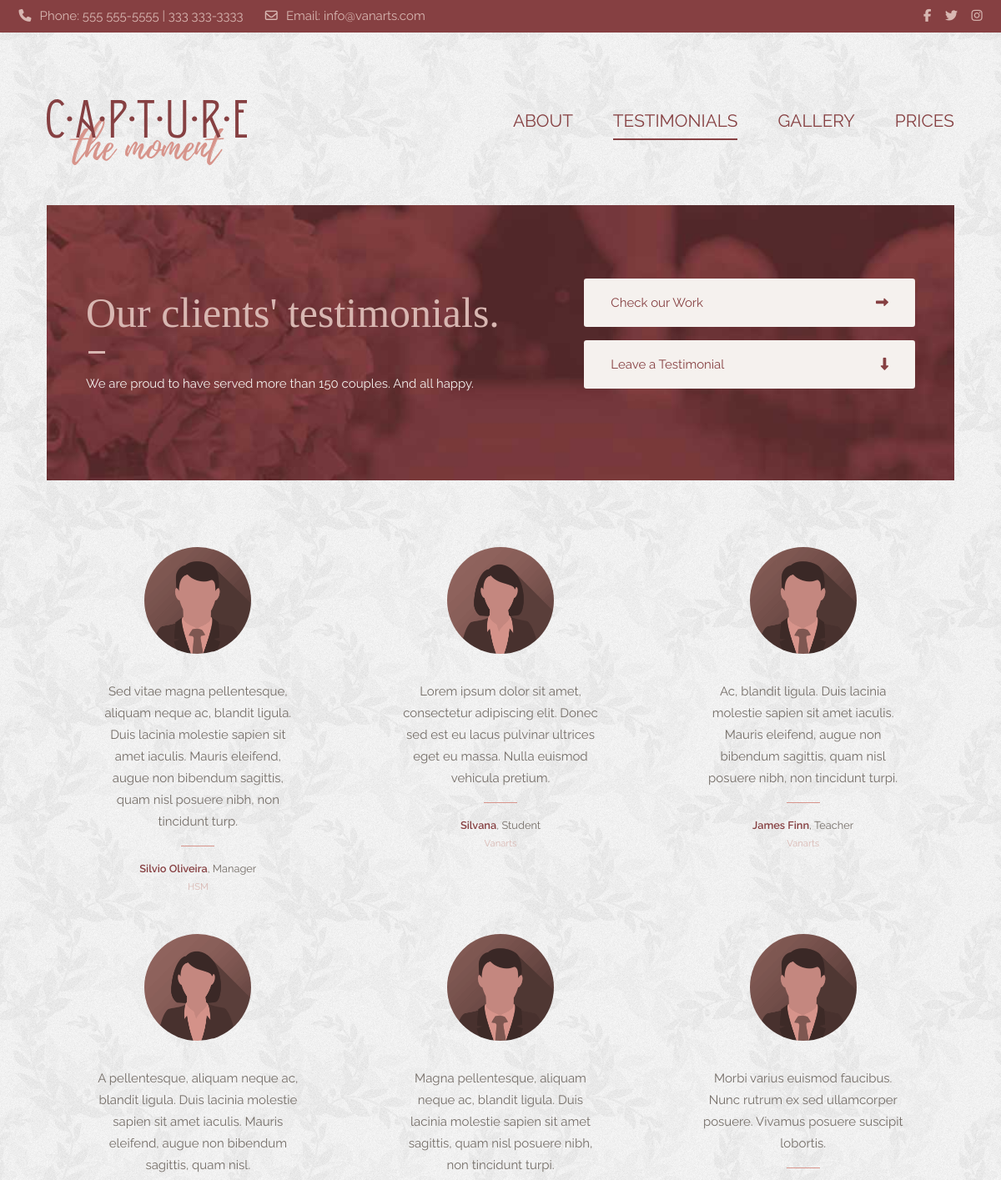
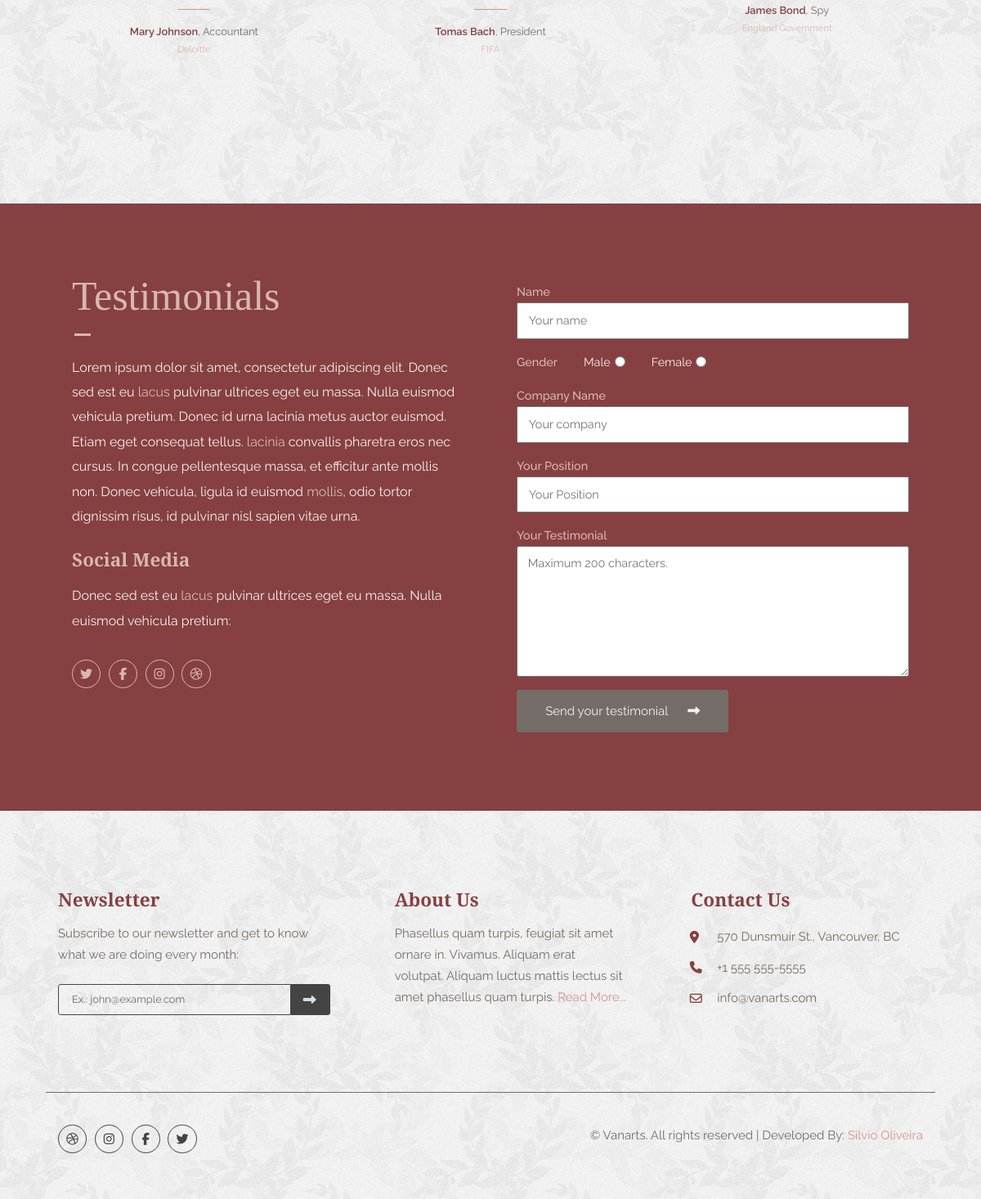
Screenshot of /testimonials.php with the database file from the repository (2 pictures, top to bottom).
### tables this page shows
CREATE TABLE IF NOT EXISTS `testimonial_tb` (
  `id` int(11) NOT NULL,
  `name` varchar(40) NOT NULL,
  `gender` tinyint(1) NOT NULL,
  `company` varchar(40) NOT NULL,
  `position` varchar(40) NOT NULL,
  `testimonial` text NOT NULL
);

### testimonials.php (the view, shortened to what this page needs)
<?php $name="testimonials"; include "partials/header.php"; ?>
            <div class="banner-wrapper">
                <div class="row banner-container">
                    <div class="small-12 medium-7 column">
                        <h2>Our clients' testimonials.</h2>
                        <hr class='bar'>
                        <p>We are proud to have served more than 150 couples. And all happy.</p>
                    </div>
                    <div class="small-12 medium-5 column banner-btn-container">
                        <ul class="btn-container">
                            <li>
                                <a href="gallery.php">
                                    Check our Work
                                    <i class="fa fa-long-arrow-right"></i>
                                </a>
                            </li>
                            <li>
                                <a href="#leave-testimonial">
                                    Leave a Testimonial
                                    <i class="fa fa-long-arrow-down"></i>
                                </a>
                            </li>
                        </ul>
                    </div>
                </div>
            </div>
            <div class="testimonial-wrapper">
                <div class="row testimonial-container">
                <?php
                    $host = "localhost";
                    $username = "silviojo_w8user";
                    $password = "K0881Tya6ReO";
                    $db = "silviojo_week08_db";
                    $conn = mysqli_connect($host, $username, $password, $db);
                    mysqli_set_charset($conn, 'utf8');
                    if (!$conn) {
                        die('<p>Connectiion failed: ' . mysqli_connect_error() . '</p>');
                    } else {
                    $query = "SELECT * FROM testimonial_tb";
                    $queryResult = mysqli_query($conn, $query);
                    $numOfRows = mysqli_num_rows($queryResult);
                    if ($numOfRows > 0) {
                        while ($rowArray = mysqli_fetch_assoc($queryResult)) {
                            $name = $rowArray['name'];
                            $gender = $rowArray['gender'];
                            $company = $rowArray['company'];
                            $position = $rowArray['position'];
                            $testimonial = $rowArray['testimonial'];
                            echo "<div class='small-12 medium-4 column testimonial-box'>";
                            echo "<div class='testimonial-img'>";
                            if($gender == 0) {
                                echo "<img src='img/male_avatar.png' alt='Male Picture'/>";
                            } else {
                                echo "<img src='img/female_avatar.png' alt='Female Picture'/>";
                            }
                            echo "</div>";
                            echo "<div class='testimonial-text'>";
                            echo "<p>" . $testimonial . "</p>";
                            echo "<hr>";
                            echo "<p class='testimonial-text-details'><span>" . $name . "</span>, <span>" . $position . "</span></p>";
                            echo "<p class='testimonial-text-footer'>" . $company . "</p>";
                            echo "</div>";
                            echo "</div>";
                        }
                    } else {
                        echo "<p>There is no data in the table</p>";
                    }
                    }
                ?>
                </div>
            </div>
            <div class="form-wrapper" id="leave-testimonial">
                <div class="form-container row">
                    <div class="small-12 medium-6 column feedback-box">
                        <h2>Testimonials</h2>
                        <hr class="bar">
                        <p>Lorem ipsum dolor sit amet, consectetur adipiscing elit. Donec sed est eu <a href="#"> lacus</a> pulvinar ultrices eget eu massa. Nulla euismod vehicula pretium. Donec id urna lacinia metus auctor euismod. Etiam eget consequat tellus. <a href="#"> lacinia</a> convallis pharetra eros nec cursus. In congue pellentesque massa, et efficitur ante mollis non. Donec vehicula, ligula id euismod <a href="#"> mollis</a>, odio tortor dignissim risus, id pulvinar nisl sapien vitae urna.</p>
                        <h4>Social Media</h4>
                        <p>Donec sed est eu <a href="#"> lacus</a> pulvinar ultrices eget eu massa. Nulla euismod vehicula pretium:</p>
                        <nav>
                            <ul class="social-icons clearfix">
                                <li><a href="#"><i class="fa fa-twitter" aria-hidden="true"></i></a></li>
                                <li><a href="#"><i class="fa fa-facebook" aria-hidden="true"></i></a></li>
                                <li><a href="#"><i class="fa fa-instagram" aria-hidden="true"></i></a></li>
                                <li><a href="#"><i class="fa fa-dribbble" aria-hidden="true"></i></a></li>
                            </ul>
                        </nav>
                    </div>
                    <div class="small-12 medium-6 column form-box">
                        <form method="post" action="testimonial-process.php">
                            <label class="label-container" for="form-name">
                                <p>name</p>
                                <input type="text" name="name" id="form-name" placeholder="Your name" required/>
                            </label>
                            <label class="label-container" id="gender">
                                <p>Gender</p>
                                <div>
                                    <label class="label-secondary" for="form-male">Male</label>
                                    <input type="radio" name="gender" id="form-male" value="0" required/>
                                    <label class="label-secondary" for="form-female">Female</label>
                                    <input type="radio" name="gender" id="form-female" value="1" required/>
                                </div>
                            </label>
                            <label class="label-container" for="form-company">
                                <p>Company Name</p>
                                <input type="text" name="company" id="form-company" placeholder="Your company" required />
                            </label>
                            <label class="label-container" for="form-position">
                                <p>Your Position</p>
                                <input type="text" name="position" id="form-position" placeholder="Your Position" required />
                            </label>
                            <label class="label-container" for="form-testimonial">
                                <p>Your Testimonial</p>
                                <textarea name="testimonial" id="form-testimonial" placeholder="Maximum 200 characters." maxlength="200"></textarea>
                            </label>
                            <button class="btn-signup" type="submit" name="f_submit">Send your testimonial<i class="fa fa-long-arrow-right"></i></button>
                        </form>
                    </div>
                </div>
            </div>
<?php include "partials/footer.php"; ?>

### partials/header.php (shortened to what this page needs)
<?php
    function sayClass($page, $name) {
        if($page === $name) {
        echo "active";
        }
    }
?>
<!doctype html>
<html class="no-js" lang="">
    <head>
        <link rel="stylesheet" href="css/main.css">
    </head>
    <body>
        <div class="page-wrapper">
            <header class="header-wrapper">
                <div class="sub-header show-for-medium clearfix row-expanded">
                    <div class="sub-header-contacts">
                        <i class="fa fa-phone" aria-hidden="true"></i>
                        <span>Phone: 555 555-5555 | 333 333-3333</span>
                        <i class="fa fa-envelope-o" aria-hidden="true"></i>
                        <span>Email: info@vanarts.com</span>
                    </div>
                    <div class="sub-header-social-icons">
                        <a href="#"><i class="fa fa-facebook" aria-hidden="true"></i></a>
                        <a href="#"><i class="fa fa-twitter" aria-hidden="true"></i></a>
                        <a href="#"><i class="fa fa-instagram" aria-hidden="true"></i></a>
                    </div>
                </div>
                <div class="row header-container">
                    <div class="header-logo">
                        <a href="index.php">
                            <img class="show-for-medium" src="img/logo.svg" alt="Logo Big">
                        </a>
                    </div>
                    <nav class="header-nav clearfix">
                        <ul class="header-nav-menu clearfix">
                            <li class="<?php $page="about"; sayClass($page, $name);?>"><a href="about.php">About</a></li>
                            <li class="<?php $page="testimonials"; sayClass($page, $name);?>"><a href="testimonials.php">Testimonials</a></li>
                            <li class="<?php $page="gallery"; sayClass($page, $name);?>"><a href="gallery.php">Gallery</a></li>
                            <li class="<?php $page="prices"; sayClass($page, $name);?>"><a href="prices.php">Prices</a></li>
                        </ul>
                    </nav>
                </div>
            </header>

### partials/footer.php (shortened to what this page needs)
            <div class="footer-wrapper">
                <footer class="footer-box">
                    <div class="row">
                        <section class="small-12 medium-4 column footer-info">
                            <h4>Newsletter</h4>
                            <form action="index.php" method="POST" class="footer-form">
                                <p>Subscribe to our newsletter and get to know what we are doing every month:</p>
                                <div class="footer-form-box">
                                    <input type="email" name="footer-email" id="footer-email" placeholder="Ex.: john@example.com">
                                    <button type="submit" name="f_submit"><i class="fa fa-long-arrow-right" aria-hidden="true"></i></button>
                                </div>
                            </form>
                        </section>
                        <section class="small-12 medium-4 column footer-info">
                            <h4>About Us</h4>
                            <p>Phasellus quam turpis, feugiat sit amet ornare in. Vivamus. Aliquam erat volutpat. Aliquam luctus mattis lectus sit amet phasellus quam turpis. <a href="about.php">Read More...</a></p>
                        </section>
                        <section class="small-12 medium-4 column footer-info">
                            <h4>Contact Us</h4>
                            <ul class="contact-info">
                                <li class="info-icons"><i class="fa fa-map-marker" aria-hidden="true"></i><span>570 Dunsmuir St., Vancouver, BC</span></li>
                                <li class="info-icons"><i class="fa fa-phone" aria-hidden="true"></i><span>+1 555 555-5555</span></li>
                                <li class="info-icons"><i class="fa fa-envelope-o" aria-hidden="true"></i><span>info@vanarts.com</span></li>
                            </ul>
                        </section>
                    </div>
                    <div class="row sub-footer">
                        <div class="small-12 medium-6 column">
                            <nav>
                                <ul class="social-icons-f clearfix">
                                <li><a href="#"><i class="fa fa-twitter" aria-hidden="true"></i></a></li>
                                <li><a href="#"><i class="fa fa-facebook" aria-hidden="true"></i></a></li>
                                <li><a href="#"><i class="fa fa-instagram" aria-hidden="true"></i></a></li>
                                <li><a href="#"><i class="fa fa-dribbble" aria-hidden="true"></i></a></li>
                            </ul>
                            </nav>
                        </div>
                        <div class="small-12 medium-6 column">
                            <ul class="footer-legal">
                                <li>&copy; Vanarts. All rights reserved | Developed By: <a href="http://silviojoliveira.com">Silvio Oliveira</a></li>
                            </ul>
                        </div>
                    </div>
                </footer>
            </div>
        </div>
    </body>
</html>

### rows the page displays
testimonial_tb: gender 0 (drawn), testimonial "Sed vitae magna pellentesque, aliquam neque ac, blandit ligula. Duis lacinia molestie sapien sit amet iaculis. Mauris eleifend, augue non bibendum sagittis, quam nisl posuere nibh, non tincidunt turp.", name "Silvio Oliveira", position "Manager", company "HSM"
testimonial_tb: gender 1 (drawn), testimonial "Lorem ipsum dolor sit amet, consectetur adipiscing elit. Donec sed est eu lacus pulvinar ultrices eget eu massa. Nulla euismod vehicula pretium.", name "Silvana", position "Student", company "Vanarts"
testimonial_tb: gender 0 (drawn), testimonial "Ac, blandit ligula. Duis lacinia molestie sapien sit amet iaculis. Mauris eleifend, augue non bibendum sagittis, quam nisl posuere nibh, non tincidunt turpi.", name "James Finn", position "Teacher", company "Vanarts"
testimonial_tb: gender 1 (drawn), testimonial "A pellentesque, aliquam neque ac, blandit ligula. Duis lacinia molestie sapien sit amet iaculis. Mauris eleifend, augue non bibendum sagittis, quam nisl.", name "Mary Johnson", position "Accountant", company "Deloitte"
testimonial_tb: gender 0 (drawn), testimonial "Magna pellentesque, aliquam neque ac, blandit ligula. Duis lacinia molestie sapien sit amet sagittis, quam nisl posuere nibh, non tincidunt turpi.", name "Tomas Bach", position "President", company "FIFA"
testimonial_tb: gender 0 (drawn), testimonial "Morbi varius euismod faucibus. Nunc rutrum ex sed ullamcorper posuere. Vivamus posuere suscipit lobortis.", name "James Bond", position "Spy", company "England Government"
